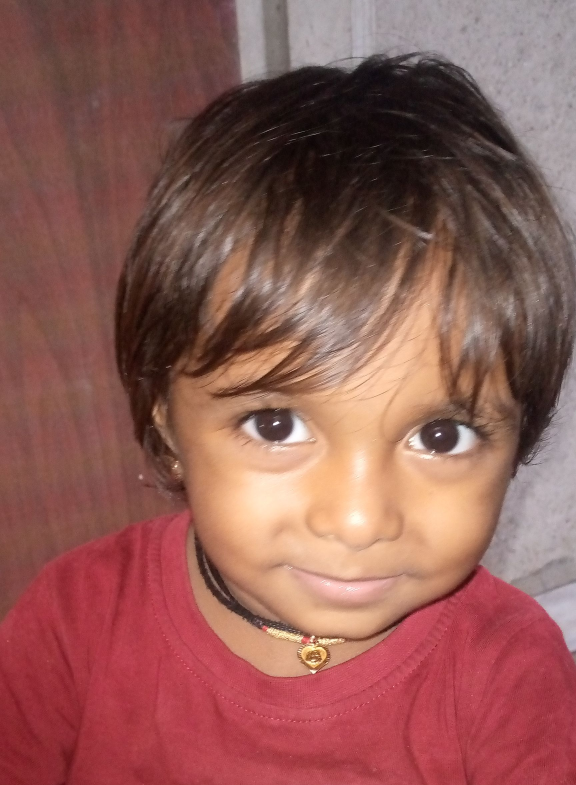
#> input picture umesh.png, 1728 x 2355 px (shown at 1/3 size)
$ python code1.py
#> lines starting #> are read from the running program, lines starting #| are printed output that depends on the picture; after the words box and inside, x2 and y2 are one past the last pixel; in counts of white or black regions, pixels touching at a corner belong together
import cv2
# import matplotlib as plt

# reading image
img = cv2.imread('umesh.png')
#> img is the input picture: shape (2355, 1728, 3); mean B, G, R 85.9, 92, 143.9
img = cv2.resize(img, (400, 350))
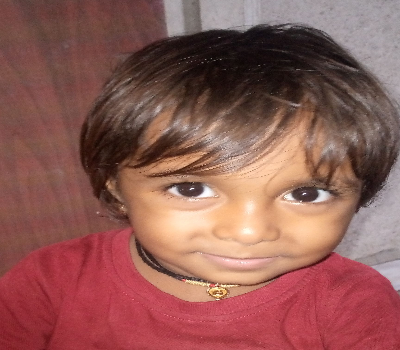
#> img: shape (350, 400, 3); mean B, G, R 85.8, 91.9, 143.8
# getting dimension of image using shape
dimensions = img.shape
#> dimensions = (350, 400, 3)
print(dimensions)
#| (350, 400, 3)

no_of_pixels = img.size
#> no_of_pixels = 420000
print(no_of_pixels)
#| 420000

img_type = img.dtype
print(img_type)
#| uint8

# accessing pixel value in 3 channels
(b, g, r) = img[200, 200]
#> b = 185; g = 204; r = 245
print((b, g, r))
#| (185, 204, 245)

# modifying value of pixels
img[0:100, 0:100] = (0, 0, 255)
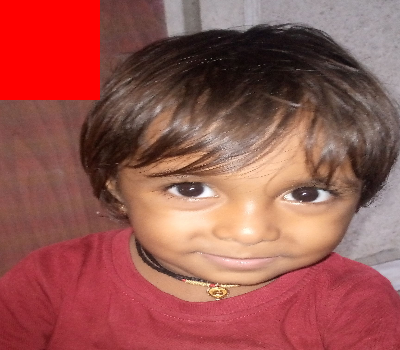
#> img: shape (350, 400, 3); 7.14% of pixels changed, all inside (x1, y1, x2, y2) = (0, 0, 100, 100)

# modifying value of pixel
img[200, 200] = (255, 0, 0)
#> img: shape (350, 400, 3); under 0.01% of pixels changed, all inside (x1, y1, x2, y2) = (200, 200, 201, 201)

# splitting coloured image in 3 channels

b, g, r = cv2.split(img)
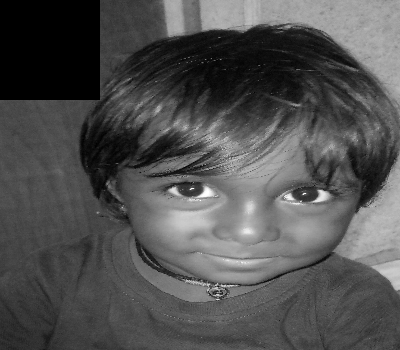
#> b: shape (350, 400); min 0, max 255, mean 80.9
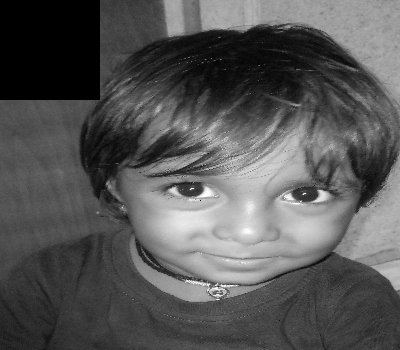
#> g: shape (350, 400); min 0, max 254, mean 86.7
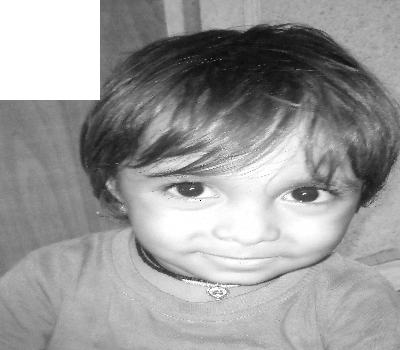
#> r: shape (350, 400); min 0, max 255, mean 153.8
cv2.imshow("Blue", b)
cv2.imshow("green", g)
cv2.imshow("red", r)


# merging three channels into RGB format

img_matplotlib = cv2.merge([r, g, b])

cv2.imshow("BGR", img)
cv2.imshow("RGB", img_matplotlib)

cv2.imshow("frame", img)
cv2.waitKey()


# (350, 400, 3)
# 420000
# uint8
# (185, 204, 245)

$ run again, with testimg.jpg saved as umesh.png
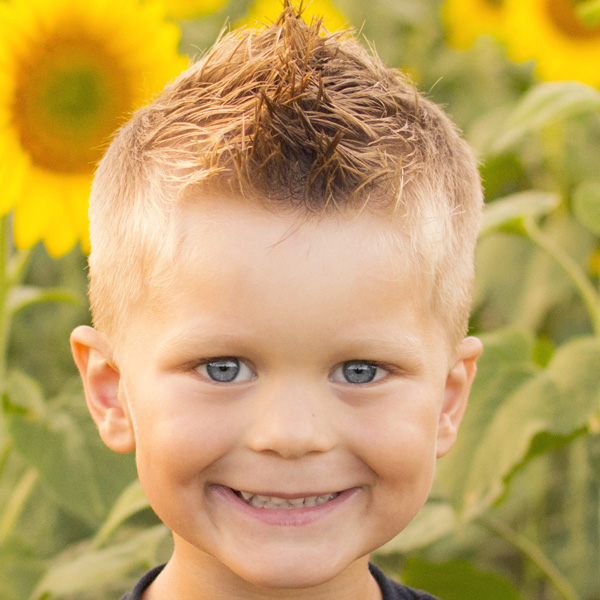
#> input picture testimg.jpg, 600 x 600 px
#> img is the input picture: shape (600, 600, 3); mean B, G, R 96.3, 161.9, 193.7
#| (350, 400, 3)
#| 420000
#| uint8
#> `(b, g, r) = img[200, 200]`: b = 122; g = 163; r = 206
#| (122, 163, 206)
#> `img[0:100, 0:100] = (0, 0, 255)`:
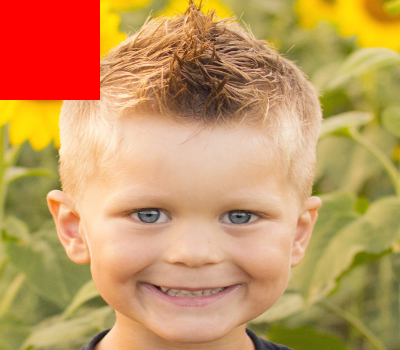
#> img: shape (350, 400, 3); mean B, G, R 94.9, 150.5, 196.6
#> `b, g, r = cv2.split(img)`:
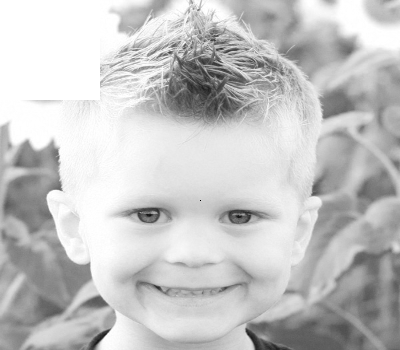
#> r: shape (350, 400); min 0, max 255, mean 196.6
